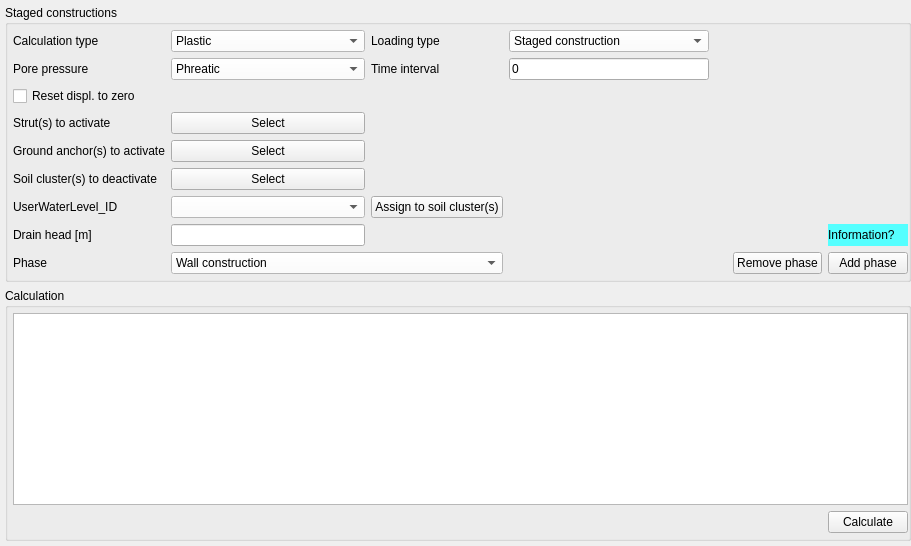
               <widget class="QWidget" name="tab_26">
                <attribute name="title">
                 <string>Predefined phases</string>
                </attribute>
                <layout class="QVBoxLayout" name="verticalLayout_28">
                 <property name="leftMargin">
                  <number>5</number>
                 </property>
                 <property name="topMargin">
                  <number>5</number>
                 </property>
                 <property name="rightMargin">
                  <number>0</number>
                 </property>
                 <property name="bottomMargin">
                  <number>5</number>
                 </property>
                 <item>
                  <widget class="QGroupBox" name="groupBox_17">
                   <property name="title">
                    <string>Staged constructions</string>
                   </property>
                   <layout class="QGridLayout" name="gridLayout_14">
                    <property name="leftMargin">
                     <number>5</number>
                    </property>
                    <property name="topMargin">
                     <number>5</number>
                    </property>
                    <property name="rightMargin">
                     <number>0</number>
                    </property>
                    <property name="bottomMargin">
                     <number>5</number>
                    </property>
                    <item row="4" column="1">
                     <widget class="QPushButton" name="pushButton_32">
                      <property name="text">
                       <string>Select</string>
                      </property>
                     </widget>
                    </item>
                    <item row="10" column="3" colspan="4">
                     <spacer name="horizontalSpacer_32">
                      <property name="orientation">
                       <enum>Qt::Horizontal</enum>
                      </property>
                      <property name="sizeHint" stdset="0">
                       <size>
                        <width>40</width>
                        <height>20</height>
                       </size>
                      </property>
                     </spacer>
                    </item>
                    <item row="10" column="8">
                     <widget class="QPushButton" name="pushButton_29">
                      <property name="text">
                       <string>Add phase</string>
                      </property>
                     </widget>
                    </item>
                    <item row="6" column="2">
                     <widget class="QPushButton" name="pushButton_34">
                      <property name="text">
                       <string>Assign to soil cluster(s)</string>
                      </property>
                     </widget>
                    </item>
                    <item row="10" column="1" colspan="2">
                     <widget class="QComboBox" name="comboBox_10">
                      <property name="styleSheet">
                       <string notr="true">background-color: rgb(255, 255, 255);</string>
                      </property>
                      <property name="currentIndex">
                       <number>0</number>
                      </property>
                      <item>
                       <property name="text">
                        <string>Wall construction</string>
                       </property>
                      </item>
                      <item>
                       <property name="text">
                        <string>Excavation</string>
                       </property>
                      </item>
                      <item>
                       <property name="text">
                        <string>Anchoring</string>
                       </property>
                      </item>
                      <item>
                       <property name="text">
                        <string>Strut construction</string>
                       </property>
                      </item>
                      <item>
                       <property name="text">
                        <string>Dewatering (lowering water level)</string>
                       </property>
                      </item>
                      <item>
                       <property name="text">
                        <string>Dewatering (lowering drain head)</string>
                       </property>
                      </item>
                     </widget>
                    </item>
                    <item row="10" column="0">
                     <widget class="QLabel" name="label_49">
                      <property name="text">
                       <string>Phase</string>
                      </property>
                     </widget>
                    </item>
                    <item row="0" column="1">
                     <widget class="QComboBox" name="comboBox_11">
                      <property name="styleSheet">
                       <string notr="true">background-color: rgb(255, 255, 255);</string>
                      </property>
                      <item>
                       <property name="text">
                        <string>Plastic</string>
                       </property>
                      </item>
                      <item>
                       <property name="text">
                        <string>Consolidation</string>
                       </property>
                      </item>
                     </widget>
                    </item>
                    <item row="1" column="1">
                     <widget class="QComboBox" name="comboBox_12">
                      <property name="styleSheet">
                       <string notr="true">background-color: rgb(255, 255, 255);</string>
                      </property>
                      <item>
                       <property name="text">
                        <string>Phreatic</string>
                       </property>
                      </item>
                      <item>
                       <property name="text">
                        <string>Steady state groundwater flow</string>
                       </property>
                      </item>
                     </widget>
                    </item>
                    <item row="2" column="0">
                     <widget class="QCheckBox" name="checkBox_5">
                      <property name="text">
                       <string>Reset displ. to zero</string>
                      </property>
                     </widget>
                    </item>
                    <item row="7" column="0">
                     <widget class="QLabel" name="label_37">
                      <property name="text">
                       <string>Drain head [m]</string>
                      </property>
                     </widget>
                    </item>
                    <item row="5" column="1">
                     <widget class="QPushButton" name="pushButton_33">
                      <property name="text">
                       <string>Select</string>
                      </property>
                     </widget>
                    </item>
                    <item row="3" column="1">
                     <widget class="QPushButton" name="pushButton_31">
                      <property name="text">
                       <string>Select</string>
                      </property>
                     </widget>
                    </item>
                    <item row="6" column="0">
                     <widget class="QLabel" name="label_30">
                      <property name="text">
                       <string>UserWaterLevel_ID</string>
                      </property>
                     </widget>
                    </item>
                    <item row="5" column="0">
                     <widget class="QLabel" name="label_27">
                      <property name="text">
                       <string>Soil cluster(s) to deactivate</string>
                      </property>
                     </widget>
                    </item>
                    <item row="4" column="0">
                     <widget class="QLabel" name="label_25">
                      <property name="text">
                       <string>Ground anchor(s) to activate</string>
                      </property>
                     </widget>
                    </item>
                    <item row="7" column="1">
                     <widget class="QLineEdit" name="lineEdit_8">
                      <property name="sizePolicy">
                       <sizepolicy hsizetype="Preferred" vsizetype="Fixed">
                        <horstretch>0</horstretch>
                        <verstretch>0</verstretch>
                       </sizepolicy>
                      </property>
                     </widget>
                    </item>
                    <item row="10" column="7">
                     <widget class="QPushButton" name="pushButton_30">
                      <property name="text">
                       <string>Remove phase</string>
                      </property>
                     </widget>
                    </item>
                    <item row="3" column="0">
                     <widget class="QLabel" name="label_17">
                      <property name="text">
                       <string>Strut(s) to activate</string>
                      </property>
                     </widget>
                    </item>
                    <item row="6" column="1">
                     <widget class="QComboBox" name="comboBox_13">
                      <property name="styleSheet">
                       <string notr="true">background-color: rgb(255, 255, 255);</string>
                      </property>
                     </widget>
                    </item>
                    <item row="1" column="0">
                     <widget class="QLabel" name="label_14">
                      <property name="text">
                       <string>Pore pressure</string>
                      </property>
                     </widget>
                    </item>
                    <item row="0" column="0">
                     <widget class="QLabel" name="label_12">
                      <property name="text">
                       <string>Calculation type</string>
                      </property>
                     </widget>
                    </item>
                    <item row="7" column="2" colspan="6">
                     <spacer name="horizontalSpacer_7">
                      <property name="orientation">
                       <enum>Qt::Horizontal</enum>
                      </property>
                      <property name="sizeHint" stdset="0">
                       <size>
                        <width>40</width>
                        <height>20</height>
                       </size>
                      </property>
                     </spacer>
                    </item>
                    <item row="7" column="8">
                     <widget class="QLabel" name="label_142">
                      <property name="toolTip">
                       <string>&lt;html&gt;&lt;head/&gt;&lt;body&gt;&lt;p&gt;&lt;span style=&quot; font-size:8.25pt;&quot;&gt;In &lt;/span&gt;&lt;span style=&quot; font-size:8.25pt; font-weight:600;&quot;&gt;Staged constructions&lt;/span&gt;&lt;span style=&quot; font-size:8.25pt;&quot;&gt;, the following predefined phases assist in creating the phases for calculation.&lt;/span&gt;&lt;/p&gt;&lt;p&gt;+ &lt;span style=&quot; font-weight:600;&quot;&gt;Wall construction&lt;/span&gt;: The wall(s) is activated, all line loads and point loads are activated as well.&lt;/p&gt;&lt;p&gt;+ &lt;span style=&quot; font-weight:600;&quot;&gt;Excavation&lt;/span&gt;: The selected soil clusters are deactivated but not set to dry. Setting soil clusters dry is done in Dewatering phase instead.&lt;/p&gt;&lt;p&gt;+ &lt;span style=&quot; font-weight:600;&quot;&gt;Anchoring&lt;/span&gt;: Activating the selected ground anchor(s) and setting the pre-stressed tension in the free-length part of the ground anchor.&lt;/p&gt;&lt;p&gt;+ &lt;span style=&quot; font-weight:600;&quot;&gt;Strut construction&lt;/span&gt;: Activating the selected strut(s)&lt;/p&gt;&lt;p&gt;+ &lt;span style=&quot; font-weight:600;&quot;&gt;Dewatering by lowering water level&lt;/span&gt;: Lowering water level for the selected soil clusters to the selected user water level, pore pressure calculation type should be set as ‘Phreatic’. Soil clusters above the phreatic level are automatically set dry. &lt;/p&gt;&lt;p&gt;+ &lt;span style=&quot; font-weight:600;&quot;&gt;Dewatering by lowering drain head&lt;/span&gt;: Lowering drain head of the defined drain. Pore pressure calculation type should be set as ‘Steady state ground water flow’. Soil clusters above drain head are automatically set dry. &lt;/p&gt;&lt;p&gt;Resetting displacements to zero can set activated at any calculation phase by check the box &lt;span style=&quot; font-weight:600;&quot;&gt;Reset displ. to zero&lt;/span&gt;.&lt;/p&gt;&lt;/body&gt;&lt;/html&gt;</string>
                      </property>
                      <property name="styleSheet">
                       <string notr="true">background-color: rgb(85, 255, 255);</string>
                      </property>
                      <property name="text">
                       <string>Information?</string>
                      </property>
                     </widget>
                    </item>
                    <item row="0" column="2">
                     <widget class="QLabel" name="label_146">
                      <property name="text">
                       <string>Loading type</string>
                      </property>
                     </widget>
                    </item>
                    <item row="0" column="3">
                     <widget class="QComboBox" name="comboBox_43">
                      <property name="styleSheet">
                       <string notr="true">background-color: rgb(255, 255, 255);</string>
                      </property>
                      <item>
                       <property name="text">
                        <string>Staged construction</string>
                       </property>
                      </item>
                      <item>
                       <property name="text">
                        <string>Minimum excess pore pressure</string>
                       </property>
                      </item>
                     </widget>
                    </item>
                    <item row="1" column="2">
                     <widget class="QLabel" name="label_147">
                      <property name="text">
                       <string>Time interval</string>
                      </property>
                     </widget>
                    </item>
                    <item row="1" column="3">
                     <widget class="QLineEdit" name="lineEdit_84">
                      <property name="text">
                       <string>0</string>
                      </property>
                     </widget>
                    </item>
                   </layout>
                  </widget>
                 </item>
                 <item>
                  <widget class="QGroupBox" name="groupBox_18">
                   <property name="sizePolicy">
                    <sizepolicy hsizetype="Expanding" vsizetype="Expanding">
                     <horstretch>0</horstretch>
                     <verstretch>0</verstretch>
                    </sizepolicy>
                   </property>
                   <property name="title">
                    <string>Calculation</string>
                   </property>
                   <layout class="QGridLayout" name="gridLayout_15">
                    <property name="leftMargin">
                     <number>5</number>
                    </property>
                    <property name="topMargin">
                     <number>5</number>
                    </property>
                    <property name="rightMargin">
                     <number>0</number>
                    </property>
                    <property name="bottomMargin">
                     <number>5</number>
                    </property>
                    <item row="1" column="0" colspan="2">
                     <widget class="QTableWidget" name="tableWidget_2">
                      <property name="alternatingRowColors">
                       <bool>true</bool>
                      </property>
                     </widget>
                    </item>
                    <item row="2" column="0">
                     <spacer name="horizontalSpacer_6">
                      <property name="orientation">
                       <enum>Qt::Horizontal</enum>
                      </property>
                      <property name="sizeHint" stdset="0">
                       <size>
                        <width>40</width>
                        <height>20</height>
                       </size>
                      </property>
                     </spacer>
                    </item>
                    <item row="2" column="1">
                     <widget class="QPushButton" name="pushButton_35">
                      <property name="text">
                       <string>Calculate</string>
                      </property>
                     </widget>
                    </item>
                   </layout>
                  </widget>
                 </item>
                </layout>
               </widget>
